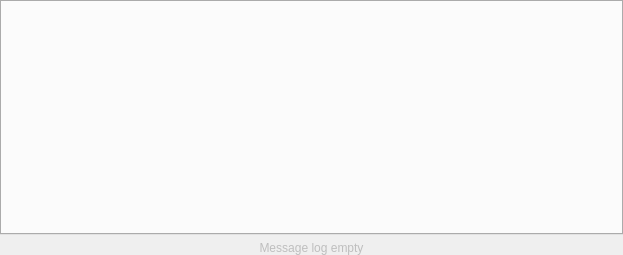
<?xml version="1.0" encoding="UTF-8"?>
<ui version="4.0">
 <class>QgsMessageLogViewer</class>
 <widget class="QDialog" name="QgsMessageLogViewer">
  <property name="geometry">
   <rect>
    <x>0</x>
    <y>0</y>
    <width>623</width>
    <height>255</height>
   </rect>
  </property>
  <property name="windowTitle">
   <string>Hake Geospatial Log</string>
  </property>
  <property name="modal">
   <bool>true</bool>
  </property>
  <layout class="QVBoxLayout" name="verticalLayout">
   <property name="leftMargin">
    <number>0</number>
   </property>
   <property name="topMargin">
    <number>0</number>
   </property>
   <property name="rightMargin">
    <number>0</number>
   </property>
   <property name="bottomMargin">
    <number>0</number>
   </property>
   <item>
    <widget class="QTabWidget" name="tabWidget">
     <property name="currentIndex">
      <number>-1</number>
     </property>
     <property name="tabsClosable">
      <bool>true</bool>
     </property>
    </widget>
   </item>
   <item>
    <widget class="QLabel" name="emptyLabel">
     <property name="enabled">
      <bool>false</bool>
     </property>
     <property name="text">
      <string>Message log empty</string>
     </property>
     <property name="alignment">
      <set>Qt::AlignCenter</set>
     </property>
    </widget>
   </item>
  </layout>
 </widget>
 <layoutdefault spacing="6" margin="11"/>
 <resources/>
 <connections/>
</ui>
